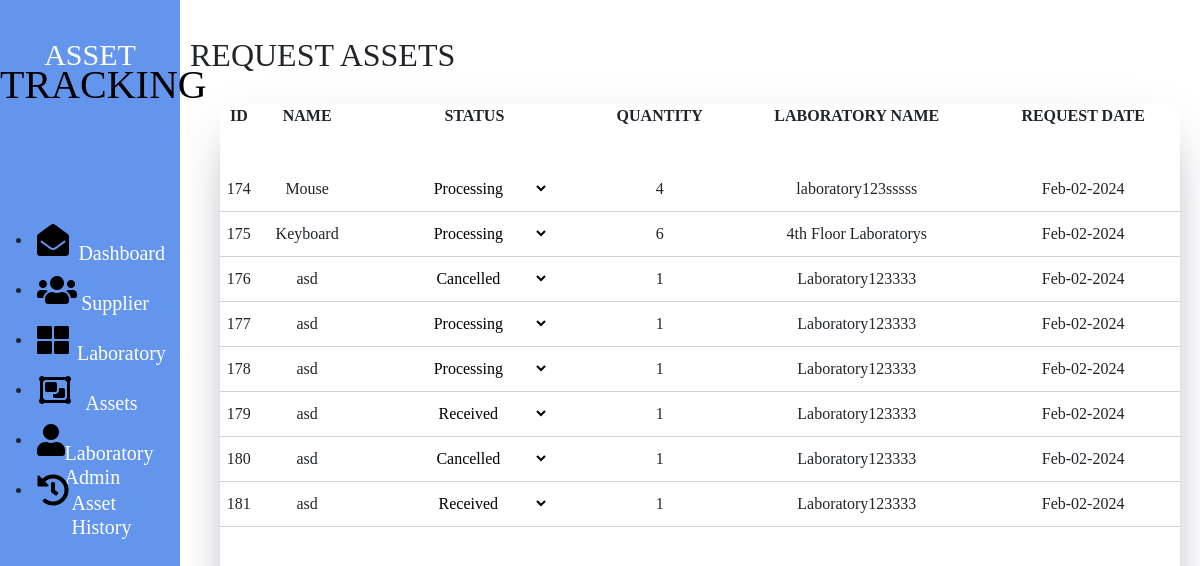
Page /myDashboard/showRequestTable.php on the committed database.
### tables this page shows
CREATE TABLE `request_asset` (
  `req_id` int(50) NOT NULL,
  `req_name` varchar(50) NOT NULL,
  `req_status` varchar(50) NOT NULL,
  `quantity_asset` int(50) NOT NULL,
  `lab_id` int(50) NOT NULL,
  `req_date` varchar(50) NOT NULL
);

CREATE TABLE `laboratories` (
  `lab_id` int(20) NOT NULL,
  `lab_name` varchar(50) NOT NULL,
  `lab_date` varchar(50) NOT NULL,
  `admin_id` int(50) NOT NULL
);

### myDashboard/showRequestTable.php (the view, shortened to what this page needs)
<?php
    include "templates/header.php";
?>
        <div class="content" id="content">
            <div class="display">
                <h2>REQUEST ASSETS</h2>
                    <div class="assetTableDisplay">
                        <table class = "stocksAssetDisplay" id = "assetTable">
                            <thead>
                                <tr>
                                    <th id = "actionEd">ID</th>
                                    <th id = "actionEd">NAME</th>
                                    <th id = "actionEd">STATUS</th>
                                    <th id = "actionEd">QUANTITY</th>
                                    <th id = "actionEd">LABORATORY NAME</th>
                                    <th id = "actionEd">REQUEST DATE</th>
                                </tr>
                            </thead>
                            <tbody  >
                                <?php
                                require_once('db_connector.php');
                                    $sql = "SELECT request_asset.req_id as req_id, request_asset.req_name as req_name, request_asset.req_status as req_status, request_asset.quantity_asset as quantity, request_asset.lab_id as lab_id, request_asset.req_date as req_date, laboratories.lab_name as labname FROM request_asset INNER JOIN laboratories ON request_asset.lab_id = laboratories.lab_id";
                                    $result = $connection->query($sql);
                                    while($row = $result->fetch_assoc()){
                                        echo "
                                        <tbody  class = 'table-row'>
                                            <td  id = 'laboratoryRow'>$row[req_id]</td>
                                            <td id = 'laboratoryRow' >$row[req_name]</td>
                                            <td  id = 'laboratoryRow'>
                                                <select  data-id ='$row[req_id]' class='status-dropdown' id='reqAssetStat'>
                                                   <option >$row[req_status]</option>
                                                   <option value = 'Pending'>Pending</option>
                                                   <option value = 'Processing'>Processing</option>
                                                   <option value = 'Cancelled'>Cancelled</option>
                                                </select>
                                            </td>
                                            <td  id = 'laboratoryRow'>$row[quantity]</td>
                                            <td  id = 'laboratoryRow'>$row[labname]</td>
                                            <td  id = 'laboratoryRow'>$row[req_date]</td>
                                        ";
                                    }
                                ?>
                            </tbody>
                        </table>
                </div>
            </div>
        </div>
    </div>
</body>
</html>

### myDashboard/newcss.css (style rules this page uses)
* { padding: 0; margin: 0; position: relative; font-family: 'Times New Roman', Times, serif; }
.content { width: 85%; }
.display { width: 100%; position: fixed; margin-left: 10px; padding-top: 3%; height: 700px; overflow-y: auto; }
#actionEd { padding-bottom: 39px; border: none; }
.display { height: 890px; }
#laboratoryRow { padding-top: 10px; padding-bottom: 10px; border-bottom: 1px solid lightgray; }
tr { text-align: center; }
.assetTableDisplay { margin-left: 30px; margin-top: 30px; overflow-y: auto; height: 620px; width: 80%; box-shadow: rgba(50, 50, 93, 0.25) 0px 30px 60px -12px, rgba(0, 0, 0, 0.3) 0px 18px 36px -18px; border-radius: 10px; }
table { width: 100%; border-collapse: collapse; }
.status-dropdown { border: transparent; background-color: transparent; width: 150px; text-align: center; }

### rows in the picture
request_asset: req_id "174", req_name "Mouse", req_status+req_id "Processing", quantity_asset "4", lab.lab_name "laboratory123sssss", req_date "Feb-02-2024"
request_asset: req_id "175", req_name "Keyboard", req_status+req_id "Processing", quantity_asset "6", lab.lab_name "4th Floor Laboratorys", req_date "Feb-02-2024"
request_asset: req_id "176", req_name "asd", req_status+req_id "Cancelled", quantity_asset "1", lab.lab_name "Laboratory123333", req_date "Feb-02-2024"
request_asset: req_id "177", req_name "asd", req_status+req_id "Processing", quantity_asset "1", lab.lab_name "Laboratory123333", req_date "Feb-02-2024"
request_asset: req_id "178", req_name "asd", req_status+req_id "Processing", quantity_asset "1", lab.lab_name "Laboratory123333", req_date "Feb-02-2024"
request_asset: req_id "179", req_name "asd", req_status+req_id "Received", quantity_asset "1", lab.lab_name "Laboratory123333", req_date "Feb-02-2024"
request_asset: req_id "180", req_name "asd", req_status+req_id "Cancelled", quantity_asset "1", lab.lab_name "Laboratory123333", req_date "Feb-02-2024"
request_asset: req_id "181", req_name "asd", req_status+req_id "Received", quantity_asset "1", lab.lab_name "Laboratory123333", req_date "Feb-02-2024"
